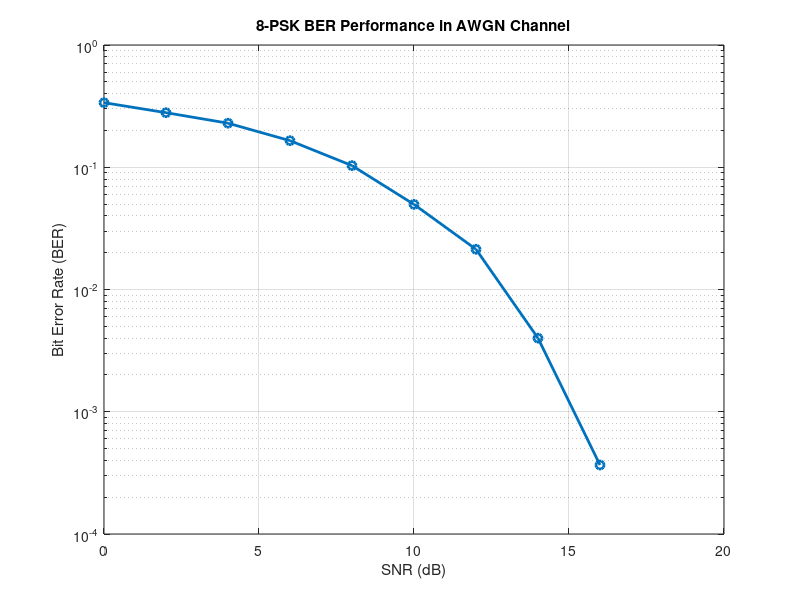

Recreate this plot in MATLAB.
% =========================================================================
%  End-to-End Simulation of 8-PSK Communication System
%  -------------------------------------------------------------------------
%  Simulates an 8-PSK system over an AWGN channel and evaluates the Bit
%  Error Rate (BER) across a range of SNR values.
%  Requires: Communications Toolbox (pskmod, pskdemod, awgn, de2bi)
% =========================================================================

clc;        % Clear the command window
clear;      % Remove all variables from the workspace
close all;  % Close all open figure windows

% --- Parameters ---
M      = 8;               % 8-PSK
N      = 10000;           % Number of symbols
SNR_dB = 0:2:20;          % SNR range

% --- Generate random data ---
data = randi([0 M-1], N, 1);

% --- 8-PSK Modulation ---
tx = pskmod(data, M, 0);

% --- Initialize BER ---
BER = zeros(size(SNR_dB));

%% AWGN Channel
for k = 1:length(SNR_dB)

    % Add AWGN noise
    rx = awgn(tx, SNR_dB(k), 'measured');

    % 8-PSK Demodulation
    data_rx = pskdemod(rx, M, 0);

    % Convert symbols to bits
    tx_bits = de2bi(data,    3, 'left-msb');
    rx_bits = de2bi(data_rx, 3, 'left-msb');

    % Calculate BER
    BER(k) = sum(tx_bits(:) ~= rx_bits(:)) / numel(tx_bits);

end

% --- Display BER ---
disp('   SNR(dB)       BER')
disp([SNR_dB' BER'])

%% Plot BER
figure;
semilogy(SNR_dB, BER, 'o-', 'LineWidth', 2);
grid on;
xlabel('SNR (dB)');
ylabel('Bit Error Rate (BER)');
title('8-PSK BER Performance in AWGN Channel');
